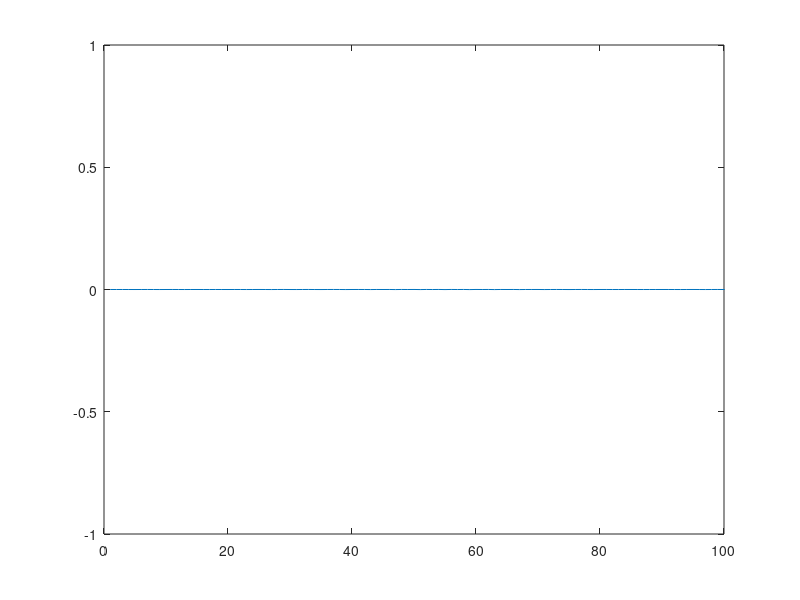

Write MATLAB code to recreate this figure.
lambda = 0.9;

error_log = [];
h=0.02;
k=lambda.*h; %timestep
xs_size = 2./h+1;
start_space = [-1:h:1];

temp = (start_space>=-0.5) & (start_space<=0.5);
temp = temp.*cos(pi.*start_space).^2;
u0=temp;
u1=zeros(size(u0));
u1(2:end) = u0(1:end-1);
u1(1)=u0(2);
u1(end)=u0(end-1);


t = 0;
u = zeros(1,xs_size);
figure;
while t < 10
    u1(1)=u0(2);
    u1(end)=u0(end-1);

    for j=2:xs_size-1
       u(j) = u0(j)-lambda.*(u1(j+1)-u1(j-1)); 
    end

    u0=u1;
    u1 = u;
    
    u1(1)=u0(2);
    u1(end)=u0(end-1);
    
    t = t+k;
    
    plot(u0)
    axis([0,100,-1,1]);
    drawnow
    
end
